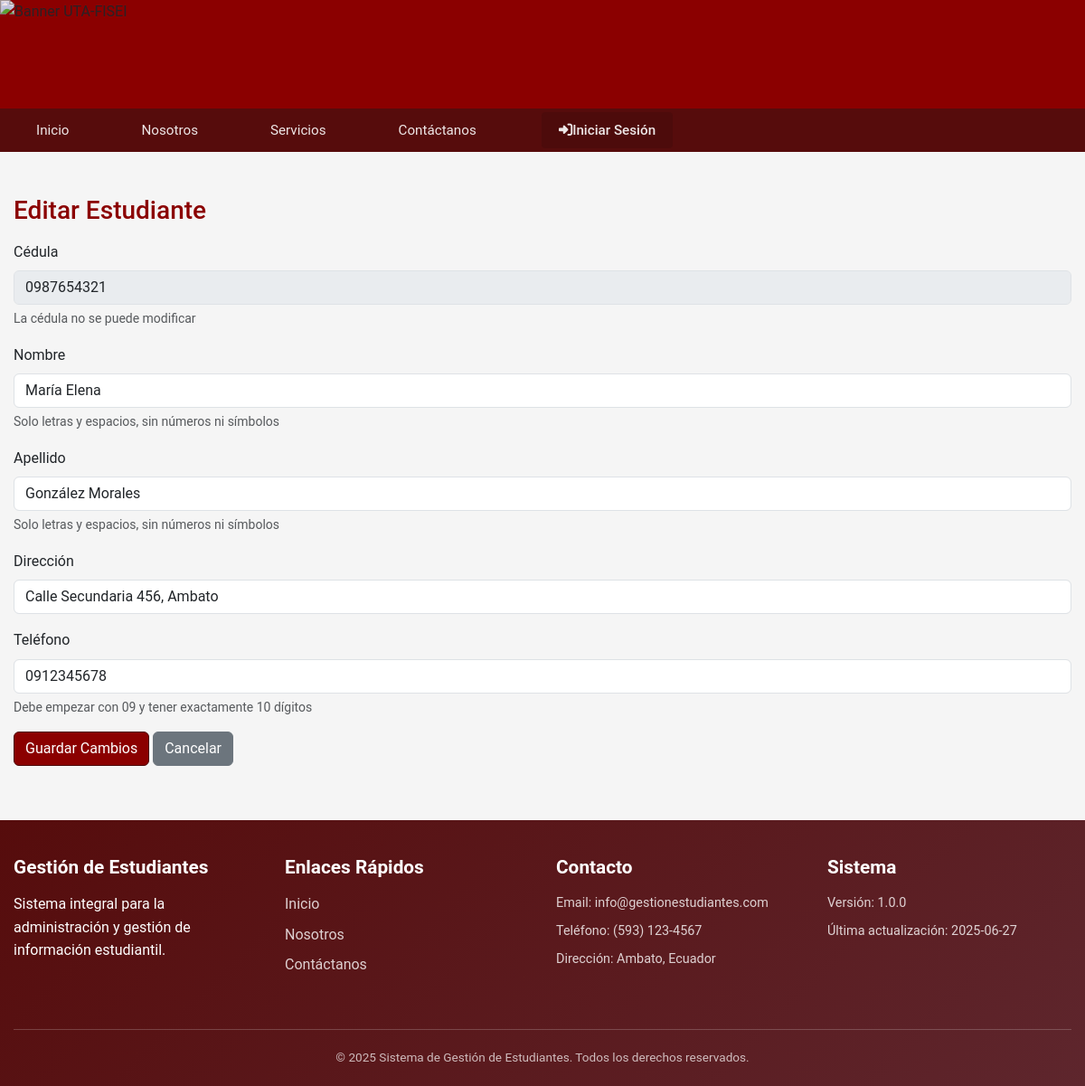
Screenshot of /students/edit.php?cedula=0987654321 with the database file from the repository.
### tables this page shows
CREATE TABLE estudiantes (
    cedula VARCHAR(10) PRIMARY KEY,
    nombre VARCHAR(100) NOT NULL,
    apellido VARCHAR(100) NOT NULL,
    direccion TEXT,
    telefono VARCHAR(20),
    usuario_creador_id INT NOT NULL,
    fecha_creacion TIMESTAMP DEFAULT CURRENT_TIMESTAMP,
    fecha_actualizacion TIMESTAMP NULL ON UPDATE CURRENT_TIMESTAMP,
    FOREIGN KEY (usuario_creador_id) REFERENCES usuarios(id)
);

### students/edit.php (the view, shortened to what this page needs)
<?php
require_once __DIR__ . '/../config/database.php';
include_once __DIR__ . '/../includes/header.php';
include_once __DIR__ . '/../includes/header.php';
include_once __DIR__ . '/../includes/nav.php';
$errores = [];
$cedula = $_GET['cedula'] ?? '';
try {
    $pdo = getConnection();
    $stmt = $pdo->prepare('SELECT * FROM estudiantes WHERE cedula = ?');
    $stmt->execute([$cedula]);
    $estudiante = $stmt->fetch();
} catch (Exception $e) {
    echo '<div class="alert alert-danger">Error: ' . htmlspecialchars($e->getMessage()) . '</div>';
    include_once __DIR__ . '/../includes/footer.php';
    exit;
}
if ($_SERVER['REQUEST_METHOD'] === 'POST') {
    $nombre = trim($_POST['nombre'] ?? '');
    $apellido = trim($_POST['apellido'] ?? '');
    $direccion = trim($_POST['direccion'] ?? '');
    $telefono = trim($_POST['telefono'] ?? '');    if ($nombre === '' || $apellido === '' || $direccion === '' || $telefono === '') {
        $errores[] = 'Todos los campos son obligatorios.';
    }
    if ($nombre !== '' && !validarNombreApellido($nombre)) {
        $errores[] = 'El nombre solo debe contener letras y espacios, sin números ni símbolos.';
    }
    if ($apellido !== '' && !validarNombreApellido($apellido)) {
        $errores[] = 'El apellido solo debe contener letras y espacios, sin números ni símbolos.';
    }
    if ($telefono !== '' && !validarTelefonoEcuatoriano($telefono)) {
        $errores[] = 'El teléfono debe empezar con 09 y tener exactamente 10 dígitos.';
    }
    if (empty($errores)) {
        try {
            $stmt = $pdo->prepare('UPDATE estudiantes SET nombre=?, apellido=?, direccion=?, telefono=? WHERE cedula=?');
            $stmt->execute([$nombre, $apellido, $direccion, $telefono, $cedula]);
            $exito = true;
            header('Location: student.php');
            exit();
        } catch (PDOException $e) {
            $errores[] = 'Error al actualizar: ' . htmlspecialchars($e->getMessage());
        }
    }
} else {
    $nombre = $estudiante['nombre'];
    $apellido = $estudiante['apellido'];
    $direccion = $estudiante['direccion'];
    $telefono = $estudiante['telefono'];
}
?>
<div class="container mt-5">
    <h3>Editar Estudiante</h3>
    <?php if ($errores): ?>
        <div class="alert alert-danger">
            <?php foreach ($errores as $err) echo '<div>' . $err . '</div>'; ?>
        </div>
    <?php endif; ?>    <form method="post" autocomplete="off" id="formEditarEstudiante">
        <div class="mb-3">
            <label class="form-label">Cédula</label>
            <input type="text" class="form-control" value="<?php echo htmlspecialchars($cedula); ?>" disabled>
            <div class="form-text">La cédula no se puede modificar</div>
        </div>
        <div class="mb-3">
            <label for="nombre" class="form-label">Nombre</label>
            <input type="text" class="form-control" id="nombre" name="nombre"
                   value="<?php echo htmlspecialchars($nombre); ?>" required
                   pattern="[a-zA-ZáéíóúÁÉÍÓÚñÑ\s]+"
                   title="Solo se permiten letras y espacios">
            <div class="form-text">Solo letras y espacios, sin números ni símbolos</div>
        </div>
        <div class="mb-3">
            <label for="apellido" class="form-label">Apellido</label>
            <input type="text" class="form-control" id="apellido" name="apellido"
                   value="<?php echo htmlspecialchars($apellido); ?>" required
                   pattern="[a-zA-ZáéíóúÁÉÍÓÚñÑ\s]+"
                   title="Solo se permiten letras y espacios">
            <div class="form-text">Solo letras y espacios, sin números ni símbolos</div>
        </div>
        <div class="mb-3">
            <label for="direccion" class="form-label">Dirección</label>
            <input type="text" class="form-control" id="direccion" name="direccion"
                   value="<?php echo htmlspecialchars($direccion); ?>" required>
        </div>
        <div class="mb-3">
            <label for="telefono" class="form-label">Teléfono</label>
            <input type="text" class="form-control" id="telefono" name="telefono"
                   value="<?php echo htmlspecialchars($telefono); ?>" required
                   pattern="09\d{8}" maxlength="10"
                   title="Debe empezar con 09 y tener 10 dígitos en total">
            <div class="form-text">Debe empezar con 09 y tener exactamente 10 dígitos</div>
        </div>
        <button type="submit" class="btn btn-primary">Guardar Cambios</button>
        <a href="student.php" class="btn btn-secondary">Cancelar</a>
    </form>
</div>
<?php include_once __DIR__ . '/../includes/footer.php'; ?>

### assets/css/uta-theme.css (style rules this page uses)
:root { --uta-primary: #8B0000; --uta-secondary: #4A0404; --uta-accent: #D4AF37; --uta-light: #F5F5F5; --uta-dark: #2C2C2C; }
body { margin: 0; padding: 0; font-family: 'Segoe UI', Tahoma, Geneva, Verdana, sans-serif; background-color: var(--uta-light, #f5f5f5); }
.container { max-width: 1200px; margin: 0 auto; padding: 0 15px; }
* { box-sizing: border-box; }
a { text-decoration: none; color: inherit; transition: all 0.3s ease; }
.btn-primary { background-color: var(--uta-primary); border-color: var(--uta-secondary); }

### assets/css/header-style.css (style rules this page uses)
body { font-family: 'Roboto', sans-serif; line-height: 1.6; }
h1, h2, h3, h4, h5, h6 { color: var(--uta-primary); margin-bottom: 1rem; }

### assets/css/navbar-style.css (style rules this page uses)
body { margin: 0; padding: 0; }

### rows the page displays
estudiantes: nombre "María Elena", apellido "González Morales", direccion "Calle Secundaria 456, Ambato", telefono "0912345678"
